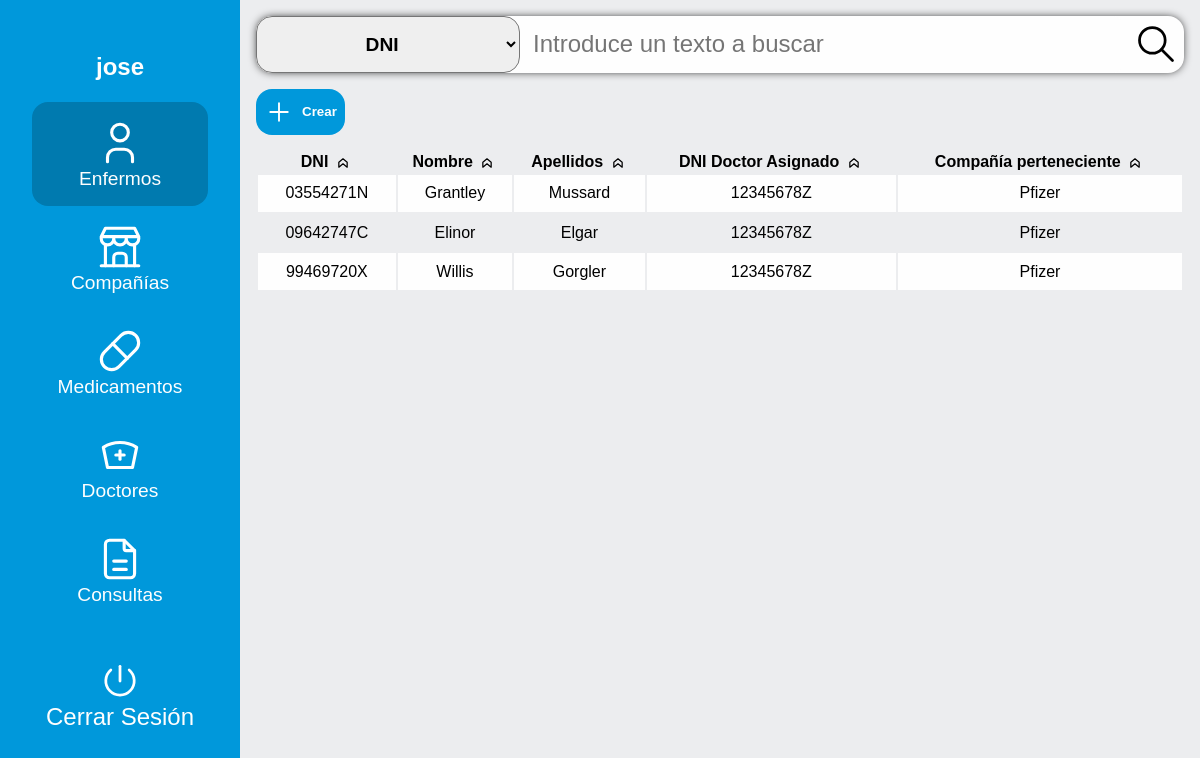
/dist/dashboard/index.php (signed in), run on the app's committed database.
### tables this page shows
CREATE TABLE Enfermo (
    dni VARCHAR(9) NOT NULL,
    nombre VARCHAR(30) NOT NULL,
    apellidos VARCHAR(50) NOT NULL,
    dni_doctor VARCHAR(9) NOT NULL,
    nombre_compania VARCHAR(50) NOT NULL
);

### dist/api/utils/crud.php (called while the page is built, shortened)
<?php
function selectAll($enum) {
    $db = Database::connect();
    $reflect = new ReflectionClass($enum);
    $statement = $db -> query('SELECT * FROM ' . $reflect -> name);
    $rows = [];
    while ($result = $statement -> fetch_assoc()) {
        $rows[] = $result;
    }
    return $rows;
}
?>

### dist/dashboard/index.php (the view, shortened to what this page needs)
<?php
require_once __DIR__ . '/../api/utils/crud.php';
?>
<!DOCTYPE html>
<html lang="es">
<head>
    <link rel="stylesheet" href="../css/globals.css">
    <link rel="stylesheet" href="../css/admin.css">
    <link rel="stylesheet" href="../css/form-elements.css">
    <link rel="stylesheet" href="../css/modal.css">
    <link rel="stylesheet" href="../css/utils.css">
</head>
<body>
    <aside class="left">
        <section class="info-account">
            <p><?php echo $_SESSION['usuario']; ?></p>
        </section>
        <section class="options">
            <button id="ir-enfermo" class="option selected-option">
                <img src="../img/svg/user.svg" alt="Enfermo">
                <p>Enfermos</p>
            </button>
            <button id="ir-compania" class="option">
                <img src="../img/svg/company.svg" alt="Compañía">
                <p>Compañías</p>
            </button>
            <button id="ir-medicamento" class="option">
                <img src="../img/svg/pill.svg" alt="Medicamento">
                <p>Medicamentos</p>
            </button>
            <button id="ir-doctor" class="option">
                <img src="../img/svg/doctor.svg" alt="Doctor">
                <p>Doctores</p>
            </button>
            <button id="ir-consulta" class="option">
                <img src="../img/svg/consultation.svg" alt="Consulta">
                <p>Consultas</p>
            </button>
        </section>
        <section class="close-session">
            <img src="../img/svg/close-session.svg" alt="Cerrar Sesión">
            <button>Cerrar Sesión</button>
        </section>
    </aside>
    <main class="right">
        <section id="enfermo">
            <article class="search">
                <select id="search-enfermo-select">
                    <option value="0" selected>DNI</option>
                </select>
                <input type="text" id="search-enfermo" placeholder="Introduce un texto a buscar">
                <img id="search-enfermo-img" src="../img/svg/search.svg" alt="Buscar">
            </article>
            <button class="create" id="nuevo-enfermo">
                <img src="../img/svg/create.svg" alt="Crear Enfermo">
                <p>Crear</p>
            </button>
            <article class="table-container">
                <table>
                    <thead>
                        <tr>
                            <th class="sort-column" id="sort-dni-enfermo" value="0">
                                <p>DNI</p>
                                <img value="-1" id="sort-dni-enfermo-type" src="../img/svg/arrow-up.svg" alt="Arrow">
                            </th>
                            <th class="sort-column" id="sort-nombre-enfermo" value="1">
                                <p>Nombre</p>
                                <img value="-1" id="sort-nombre-enfermo-type" src="../img/svg/arrow-up.svg" alt="Arrow">
                            </th>
                            <th class="sort-column" id="sort-apellidos-enfermo" value="2">
                                <p>Apellidos</p>
                                <img value="-1" id="sort-apellidos-enfermo-type" src="../img/svg/arrow-up.svg" alt="Arrow">
                            </th>
                            <th class="sort-column" id="sort-dni-doctor-enfermo" value="3">
                                <p>DNI Doctor Asignado</p>
                                <img value="-1" id="sort-dni-doctor-enfermo-type" src="../img/svg/arrow-up.svg" alt="Arrow">
                            </th>
                            <th class="sort-column" id="sort-nombre-compania-enfermo" value="4">
                                <p>Compañía perteneciente</p>
                                <img value="-1" id="sort-nombre-compania-enfermo-type" src="../img/svg/arrow-up.svg" alt="Arrow">
                            </th>
                        </tr>
                    </thead>
                    <tbody id="table-enfermo">
                        <?php
                        $rowsEnfermo = selectAll(enfermo::class);
                        $reflectEnfermo = new ReflectionClass(enfermo::class);
                        $keysConsultaMedicamento = array_keys($reflectEnfermo -> getConstants());
                        foreach ($rowsEnfermo as $row) { ?>
                            <tr>
                            <?php
                            foreach ($keysConsultaMedicamento as $key) { ?>
                                    <td><?php echo $row[$key]; ?></td>
                                    <?php
                            } ?>
                            </tr>
                            <?php
                        }
                        ?>
                    </tbody>
                </table>
            </article>
        </section>
    </main>
</body>
</html>

### data on the page
enfermo: dni "03554271N", nombre "Grantley", apellidos "Mussard", dni_doctor "12345678Z", nombre_compania "Pfizer"
enfermo: dni "09642747C", nombre "Elinor", apellidos "Elgar", dni_doctor "12345678Z", nombre_compania "Pfizer"
enfermo: dni "99469720X", nombre "Willis", apellidos "Gorgler", dni_doctor "12345678Z", nombre_compania "Pfizer"

### other printed values
$_SESSION['usuario'] "jose"
